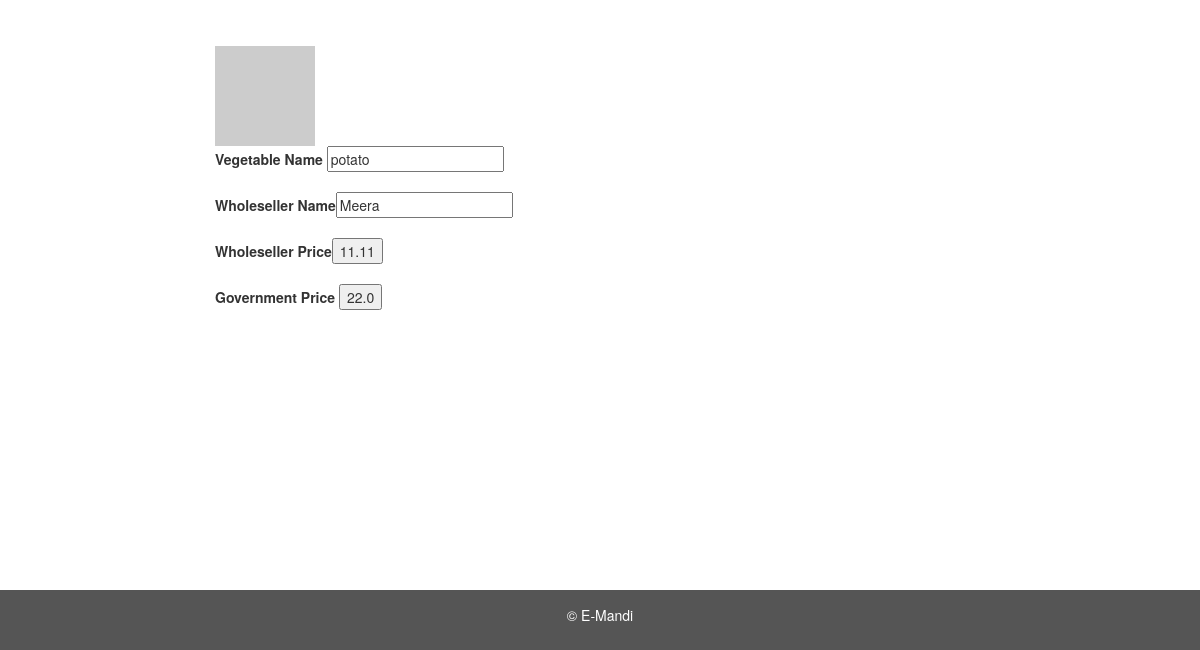
Before: / (lower part) with the older database file.
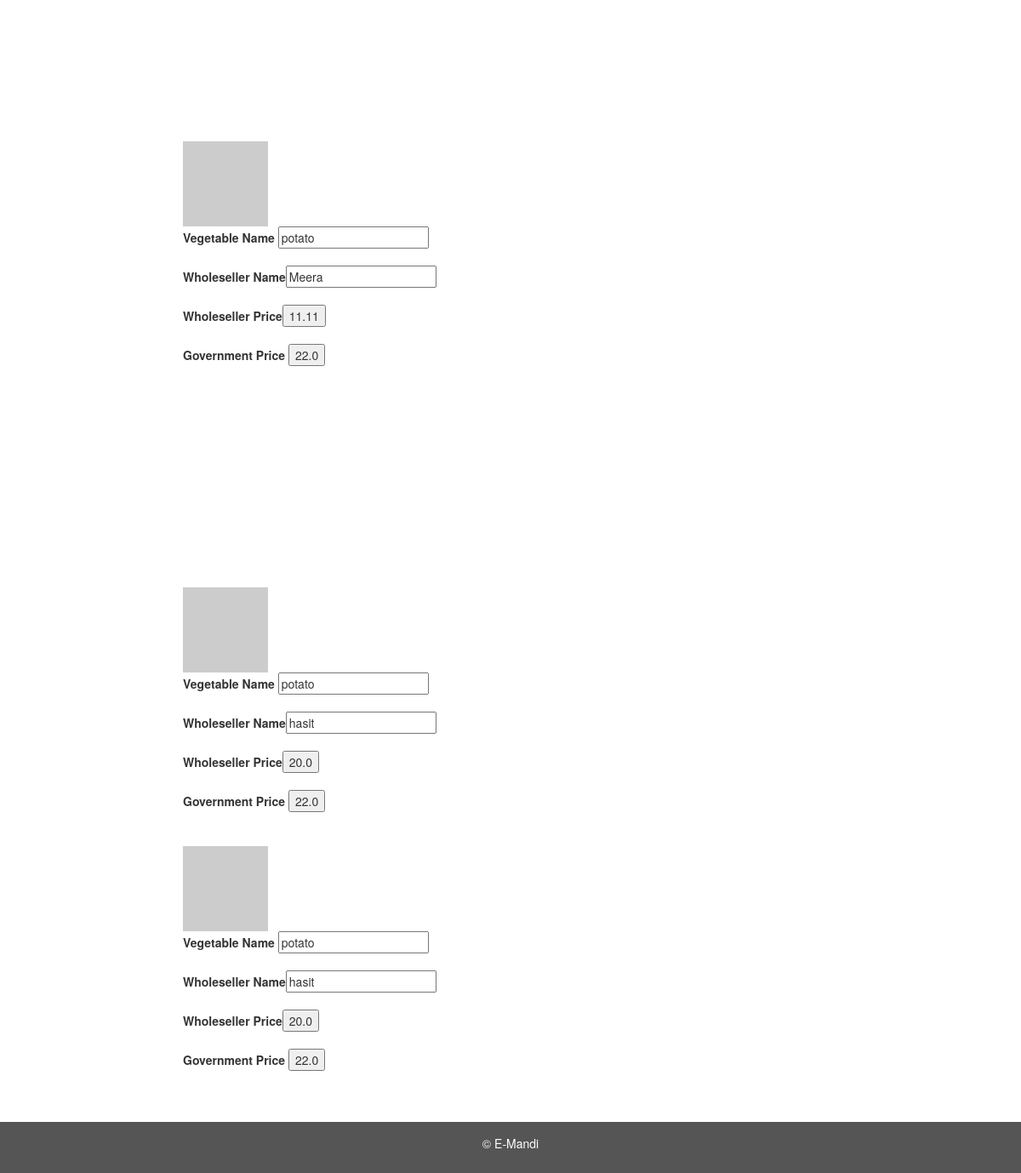
After: the same page with the newer database file.
### models.py (models this page shows, shortened)
class Wholeseller(Base):
    __tablename__ = 'Wholeseller'
    id = db.Column(db.Integer,primary_key=True)
    wholeseller_name = db.Column(db.String(10))
    vegetable_name = db.Column(db.String(60))
    price = db.Column(db.Float)

class Government(Base):
     __tablename__='Government'
     id = db.Column(db.Integer,primary_key=True)
     vegetable_name = db.Column(db.String(60))
     price = db.Column(db.Integer)

### app.py (the view)
@app.route('/')
def home():
    items = Wholeseller.query.all()
    govt = Government.query.all()
    return render_template('pages/index.html',items=items,govt=govt)

### templates/pages/index.html (shortened to what this page needs)
<!DOCTYPE html>
<html lang="en">
<head>
  <link rel="stylesheet" href="https://maxcdn.bootstrapcdn.com/bootstrap/3.3.7/css/bootstrap.min.css">
</head>
<body>
<div class="container-fluid text-center">
  <div class="row content">
    <div class="col-sm-8 text-left">
      <div>
  <br>
	<br>
    <form method=post action="{{url_for('cart')}}">
    <div id='cabbage'>
      {% for item in items %}
      {% if item['vegetable_name'] == 'cabbage' %}
        <img src="https://placehold.it/100x100"/><br>
        <b>Vegetable Name</b> <input type="text" name="vegetable_name" value="{{ item['vegetable_name'] }}" readonly><br><br>
        <b>Wholeseller Name</b><input type="text" name="wholeseller_name" value="{{ item['wholeseller_name'] }}" readonly><br><br>
      	<b>Wholeseller Price</b><input type="submit" name="vegetable_price" value="{{ item['price'] }}" readonly><br><br>
        {% for vegetable in govt %}
        {% if vegetable['vegetable_name'] == 'cabbage' %}
        <b>Government Price </b><input type="submit" name="govt_price" value="{{ vegetable['price'] }}" readonly><br><br>
        {% endif %}
        {% endfor %}
      {% endif %}<br>
      {% endfor %}
    </div>
  </form><br>
    <form method=post action="{{url_for('cart')}}">
    <div id='potato'>
      {% for item in items %}
      {% if item['vegetable_name'] == 'potato' %}
        <img src="https://placehold.it/100x100"/><br>
        <b>Vegetable Name</b> <input type="text" name="vegetable_name" value="{{ item['vegetable_name'] }}" readonly><br><br>
        <b>Wholeseller Name</b><input type="text" name="wholeseller_name" value="{{ item['wholeseller_name'] }}" readonly><br><br>
      	<b>Wholeseller Price</b><input type="submit" name="vegetable_price" value="{{ item['price'] }}" readonly><br><br>
        {% for vegetable in govt %}
        {% if vegetable['vegetable_name'] == 'potato' %}
        <b>Government Price </b><input type="submit" name="govt_price" value="{{ vegetable['price'] }}" readonly><br><br>
        {% endif %}
        {% endfor %}
      {% endif %}<br>
      {% endfor %}
    </div>
  </form><br>
	</div>
    </div>
  </div>
</div>
<footer class="container-fluid text-center">
  <div class="copy-right">
		<div class="container">
			<p>© E-Mandi</p>
		</div>
	</div>
</footer>
</body>
</html>

### templates/pages/index.html (style rules this page uses)
.row.content { height: 1500px }
footer { background-color: #555; color: white; padding: 15px; }

Changed rows visible on the page:
added Wholeseller: vegetable_name "potato", wholeseller_name "hasit", vegetable_price "20.0", Government (govt_price "22.0")
added Wholeseller: vegetable_name "potato", wholeseller_name "hasit", vegetable_price "20.0", Government (govt_price "22.0")
